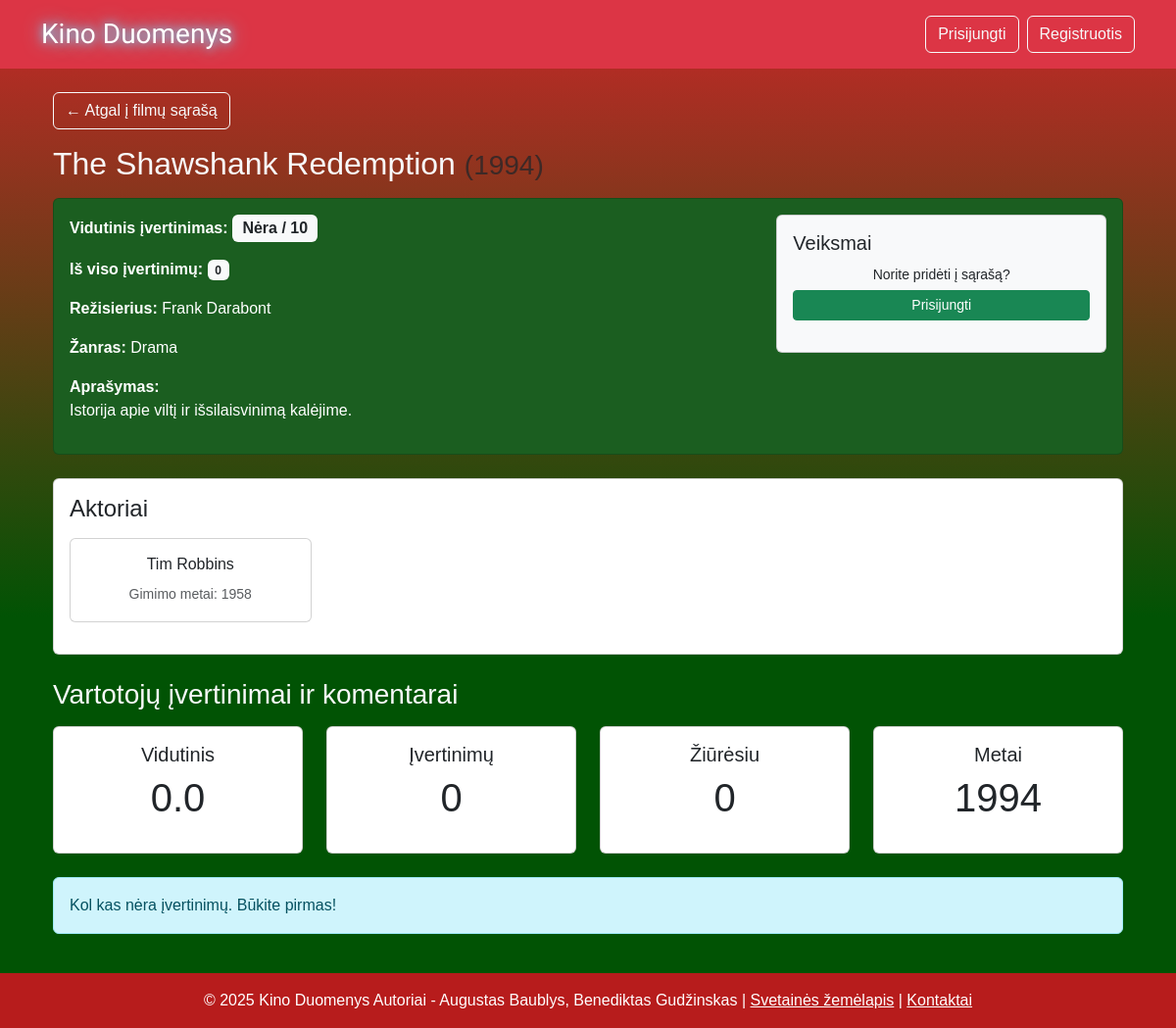
The page /movie.php?id=5 on the database its author committed.
### tables this page shows
CREATE TABLE movies (
    id INT PRIMARY KEY AUTO_INCREMENT,
    title VARCHAR(255) NOT NULL,
    release_year INT,
    director VARCHAR(100),
    description TEXT,
    genre VARCHAR(50),
    created_at TIMESTAMP DEFAULT CURRENT_TIMESTAMP
);

CREATE TABLE actors (
    id INT PRIMARY KEY AUTO_INCREMENT,
    name VARCHAR(100) NOT NULL,
    birth_year INT
);

### includes/config.php (called while the page is built, shortened)
<?php
function getDBConnection() {
    $conn = new mysqli(DB_HOST, DB_USER, DB_PASS, DB_NAME);
    $conn->set_charset("utf8");
    return $conn;
}
?>

### php/Database.php (called while the page is built, shortened)
<?php
class Database {
    private $conn;
    public function __construct() {
        require_once 'includes/config.php';
        $this->conn = getDBConnection();
    }
    public function query($sql, $params = []) {
        $stmt = $this->conn->prepare($sql);
        if (!empty($params)) {
            $types = '';
            foreach ($params as $param) {
                if (is_int($param)) {
                    $types .= 'i';
                } elseif (is_float($param)) {
                    $types .= 'd';
                } elseif (is_string($param)) {
                    $types .= 's';
                } else {
                    $types .= 's';
                }
            }
            $stmt->bind_param($types, ...$params);
        }
        if ($stmt->execute()) {
            return $stmt;
        } else {
            error_log("Execute error: " . $stmt->error);
            return false;
        }
    }
    public function fetchOne($sql, $params = []) {
        $stmt = $this->query($sql, $params);
        $result = $stmt->get_result();
        return $result->fetch_assoc();
    }
    public function fetchAll($sql, $params = []) {
        $stmt = $this->query($sql, $params);
        $result = $stmt->get_result();
        $rows = [];
        while ($row = $result->fetch_assoc()) {
            $rows[] = $row;
        }
        return $rows;
    }
}
?>

### movie.php (the view, shortened to what this page needs)
<?php
require_once 'includes/config.php';
require_once 'php/Database.php';
$db = new Database();
$movie_id = isset($_GET['id']) ? intval($_GET['id']) : 0;
$movie = $db->fetchOne("
    SELECT m.*,
           AVG(r.rating) as avg_rating,
           COUNT(r.id) as review_count
    FROM movies m
    LEFT JOIN reviews r ON m.id = r.movie_id
    WHERE m.id = ?
    GROUP BY m.id
", [$movie_id]);
include 'includes/header.php';
$reviews = $db->fetchAll("
    SELECT r.*, u.username
    FROM reviews r
    JOIN users u ON r.user_id = u.id
    WHERE r.movie_id = ?
    ORDER BY r.created_at DESC
    LIMIT 10
", [$movie_id]);
$actors = $db->fetchAll("
    SELECT a.name, a.birth_year
    FROM actors a
    JOIN movie_actors ma ON a.id = ma.actor_id
    WHERE ma.movie_id = ?
    ORDER BY a.name
", [$movie_id]);
?>
<main class="container">
    <div class="mb-3">
        <a href="movies.php" class="btn btn-outline-light">
            ← Atgal į filmų sąrašą
        </a>
    </div>
    <h2 class="text-light mb-3">
        <?php echo htmlspecialchars($movie['title']); ?>
        <?php if ($movie['release_year']): ?>
            <small class="text-muted">(<?php echo $movie['release_year']; ?>)</small>
        <?php endif; ?>
    </h2>
    <div class="card mb-4 card-green">
        <div class="card-body">
            <div class="row">
                <div class="col-md-8">
                    <p><strong>Vidutinis įvertinimas:</strong>
                        <span class="badge bg-light text-dark fs-6">
                            <?php echo $movie['avg_rating'] ? number_format($movie['avg_rating'], 1) : 'Nėra'; ?> / 10
                        </span>
                    </p>
                    <p><strong>Iš viso įvertinimų:</strong>
                        <span class="badge bg-light text-dark"><?php echo $movie['review_count']; ?></span>
                    </p>
                    <?php if ($movie['director']): ?>
                        <p><strong>Režisierius:</strong> <?php echo htmlspecialchars($movie['director']); ?></p>
                    <?php endif; ?>
                    <?php if ($movie['genre']): ?>
                        <p><strong>Žanras:</strong> <?php echo htmlspecialchars($movie['genre']); ?></p>
                    <?php endif; ?>
                    <p><strong>Aprašymas:</strong><br>
                    <?php echo nl2br(htmlspecialchars($movie['description'])); ?></p>
                </div>
                <div class="col-md-4">
<div class="card bg-light text-dark">
    <div class="card-body">
        <h5 class="card-title">Veiksmai</h5>
        <?php if (isset($_SESSION['user_id'])): ?>
            <button class="btn btn-success w-100 mb-2" data-bs-toggle="modal" data-bs-target="#reviewModal">
                Pateikti įvertinimą
            </button>
<form method="POST" action="add_to_watchlist.php" class="mb-2 watchlist-form"
      id="watchlistForm" onsubmit="return handleWatchlistSubmit(event)">
    <input type="hidden" name="movie_id" value="<?php echo $movie_id; ?>">
    <button type="submit" class="btn btn-primary w-100" id="watchlistBtn">
        <?php
        $inWatchlist = $db->fetchOne("SELECT id FROM watchlist WHERE movie_id = ? AND user_id = ?",
                                   [$movie_id, $_SESSION['user_id']]);
        echo $inWatchlist ? ' Jau sąraše' : ' Žiūrėti vėliau';
        ?>
    </button>
</form>
        <?php else: ?>
            <p class="text-center">
                <small>Norite pridėti į sąrašą?</small><br>
                <a href="login.php" class="btn btn-sm btn-success mt-1 w-100">Prisijungti</a>
            </p>
        <?php endif; ?>
    </div>
</div>
                </div>
            </div>
        </div>
    </div>
    <?php if (!empty($actors)): ?>
    <div class="card mb-4">
        <div class="card-body">
            <h4 class="card-title mb-3"> Aktoriai</h4>
            <div class="row">
                <?php foreach ($actors as $actor): ?>
                    <div class="col-md-3 col-sm-6 mb-3">
                        <div class="card">
                            <div class="card-body text-center">
                                <h6 class="card-title"><?php echo htmlspecialchars($actor['name']); ?></h6>
                                <?php if ($actor['birth_year']): ?>
                                    <p class="card-text text-muted">
                                        <small>Gimimo metai: <?php echo $actor['birth_year']; ?></small>
                                    </p>
                                <?php endif; ?>
                            </div>
                        </div>
                    </div>
                <?php endforeach; ?>
            </div>
        </div>
    </div>
    <?php endif; ?>
<h3 class="text-light mb-3">Vartotojų įvertinimai ir komentarai</h3>
<div class="row mb-4">
    <div class="col-md-3">
        <div class="card text-center">
            <div class="card-body">
                <h5 class="card-title">Vidutinis</h5>
                <p class="display-6">
                    <?php echo $movie['avg_rating'] ? number_format($movie['avg_rating'], 1) : '0.0'; ?>
                </p>
            </div>
        </div>
    </div>
    <div class="col-md-3">
        <div class="card text-center">
            <div class="card-body">
                <h5 class="card-title">Įvertinimų</h5>
                <p class="display-6"><?php echo $movie['review_count']; ?></p>
            </div>
        </div>
    </div>
    <div class="col-md-3">
        <div class="card text-center">
            <div class="card-body">
                <h5 class="card-title">Žiūrėsiu</h5>
                <p class="display-6">
                    <?php
                    try {
                        $watchlistCount = $db->fetchOne("SELECT COUNT(*) as count FROM watchlist WHERE movie_id = ?", [$movie_id])['count'];
                        echo $watchlistCount;
                    } catch (Exception $e) {
                        echo '0';
                    }
                    ?>
                </p>
            </div>
        </div>
    </div>
    <div class="col-md-3">
        <div class="card text-center">
            <div class="card-body">
                <h5 class="card-title">Metai</h5>
                <p class="display-6"><?php echo $movie['release_year']; ?></p>
            </div>
        </div>
    </div>
</div>
<?php if (empty($reviews)): ?>
    <div class="alert alert-info">
        Kol kas nėra įvertinimų. Būkite pirmas!
    </div>
<?php endif; ?>
</main>
<?php
include 'includes/footer.php';
?>

### assets/css/Styles.css (style rules this page uses)
Html, body { margin: 0; padding: 0; }
Body { min-height: 100vh; display: flex; flex-direction: column; background: linear-gradient(to bottom, #c62828 0%, #015304 60%); font-family: Arial, sans-serif; }
Main { flex: 1; }
.card-green { background-color: #1b5e20 !important; color: white !important; }

### rows shown on the page
movies: title "The Shawshank Redemption", release_year "1994", director "Frank Darabont", genre "Drama", description "Istorija apie viltį ir išsilaisvinimą kalėjime."
actors: name "Tim Robbins", birth_year "1958"

### other values the page prints
$movie['review_count'] "0"
$watchlistCount "0"
